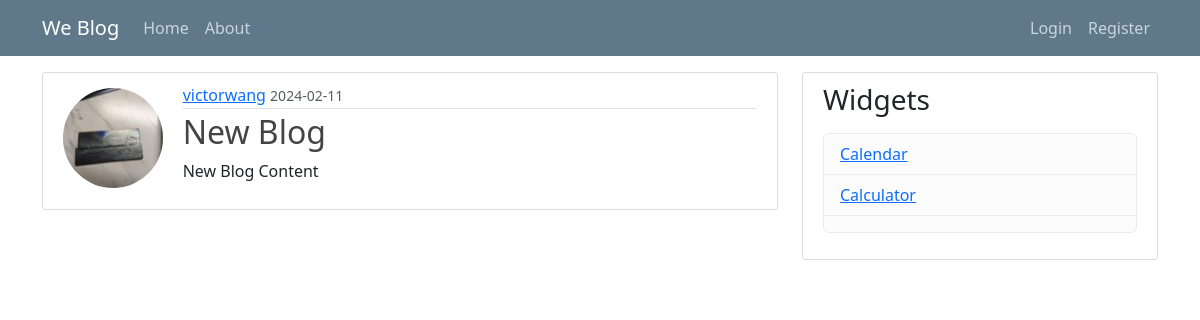
Screenshot of /post/2 with the database file from the repository.
### flaskblog/models.py (models this page shows, shortened)
class User(db.Model, UserMixin):
    id = db.Column(db.Integer, primary_key=True)
    username = db.Column(db.String(20), unique=True, nullable=False)
    email = db.Column(db.String(120), unique=True, nullable=False)
    image_file = db.Column(db.String(20), nullable=False, default='default.jpg')
    password = db.Column(db.String(60), nullable=False)
    posts = db.relationship('Post', backref='author', lazy=True)

class Post(db.Model):
    id = db.Column(db.Integer, primary_key=True)
    title = db.Column(db.String(100), nullable=False)
    date_posted = db.Column(db.DateTime, nullable=False, default=datetime.utcnow)
    content = db.Column(db.Text, nullable=False)
    user_id = db.Column(db.Integer, db.ForeignKey('user.id'), nullable=False)

### flaskblog/routes.py (the view)
@app.route("/post/<int:post_id>")
def post(post_id):
    post = Post.query.get_or_404(post_id)
    return render_template('post.html', title=post.title, post=post)

### flaskblog/templates/post.html (shortened to what this page needs)
{% extends 'layout.html' %}
{% block content %}
<article class="media content-section">
    <div class="row align-items-start">
        <div class="col-md-2 text-center align-self-start">
            <img class="rounded-circle article-img"
                src="{{ url_for('static', filename='profile_pics/' + post.author.image_file) }}"
                style="width: 100px; height: 100px; margin-top: 5px;">
        </div>
        <div class="col-md-10">
            <div class="media-body">
                <div class="article-metadata">
                    <a class="mr-2" href="{{ url_for('user_post', username=post.author.username) }} ">{{
                        post.author.username }}</a>
                    <small class="text-muted">{{ post.date_posted.strftime('%Y-%m-%d') }}</small>
                </div>
                <h2 class="article-title">{{ post.title }}</h2>
                <p class="article-content" style="max-width: 100%; overflow-wrap: break-word;">{{ post.content }}</p>
            </div>
        </div>
    </div>
</article>
{% endblock content %}

### flaskblog/static/main.css (style rules this page uses)
body { background: #fafafa; color: #333333; margin-top: 5rem; }
h1, h2, h3, h4, h5, h6 { color: #444444; }
.content-section { background: #ffffff; padding: 10px 20px; border: 1px solid #dddddd; border-radius: 3px; margin-bottom: 20px; }
.article-title { color: #444444; }
.article-content { white-space: pre-line; }
.article-img { height: 65px; width: 65px; margin-right: 16px; }
.article-metadata { padding-bottom: 1px; margin-bottom: 4px; border-bottom: 1px solid #e3e3e3 }

### rows the page displays
User: image_file (picture), author.username "victorwang"
Post: date_posted "2024-02-11", title "New Blog", content "New Blog Content"
